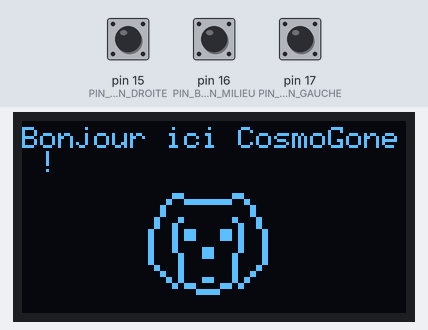
A sketch run on a simulated Arduino Uno, built with avr-gcc and run on an emulated ATmega328P. On the bench: 128×64 one-colour display. Inputs (shaded band) come from the test bench; at power-on: pin 17 (PIN_BOUTON_GAUCHE) HIGH, pin 16 (PIN_BOUTON_MILIEU) HIGH, pin 15 (PIN_BOUTON_DROITE) HIGH.

Above: at 1.2 s.
1.3 s: pin 17 (PIN_BOUTON_GAUCHE) pulled LOW for 0.15 s
At 2.7 s:
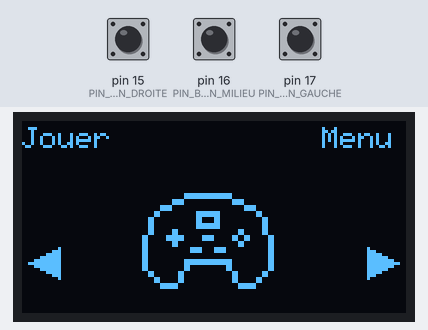
3.0 s: pin 16 (PIN_BOUTON_MILIEU) pulled LOW for 1 s
At 4.3 s:
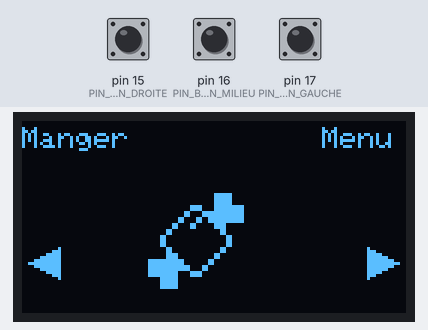
5.5 s: pin 15 (PIN_BOUTON_DROITE) pulled LOW for 0.15 s
At 6.2 s:
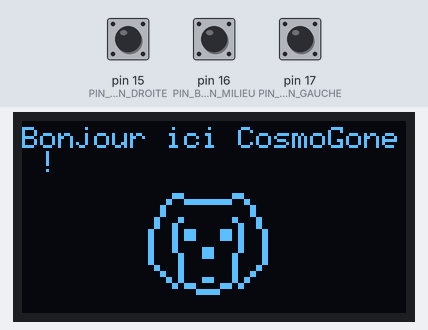
7.2 s: pin 17 (PIN_BOUTON_GAUCHE) pulled LOW for 1 s
At 8.6 s:
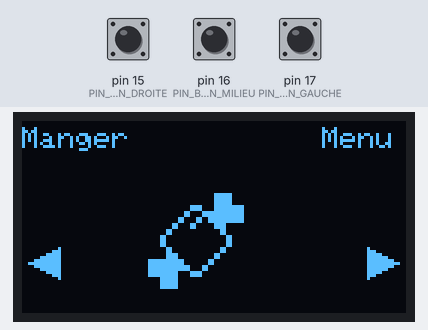
9.7 s: pin 15 (PIN_BOUTON_DROITE) pulled LOW for 1 s
At 10.6 s:
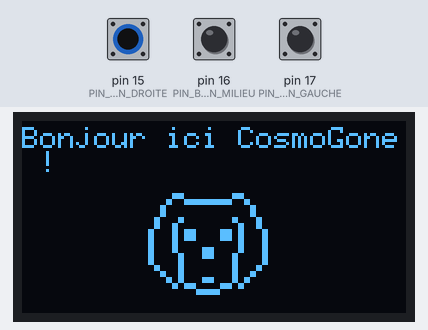
Timing chart, 0 to 12.7 s (numbered marks = the images above; inputs shaded):
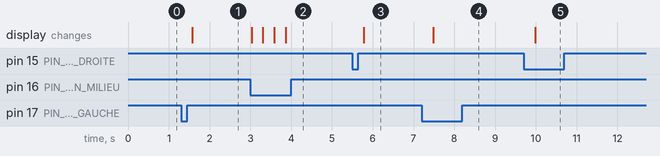

Measured:
- after the input at 1.3 s, the display: changes after 0.28 s (image 1)
- after the input at 3.0 s, the display: changes at once (image 2)
- after the input at 5.5 s, the display: changes after 0.28 s (image 3)
- after the input at 7.2 s, the display: changes after 0.28 s (image 4)
- after the input at 9.7 s, the display: changes after 0.28 s (image 5)

The sketch:

crashtest.ino
```cpp
#include <SPI.h>
#include <Wire.h>
#include <Adafruit_GFX.h>
#include <Adafruit_SSD1306.h>

enum EtatAffichage { AFFICHER_MENU };

#define SCREEN_WIDTH 128
#define SCREEN_HEIGHT 64

#define brocheResetOLED    -1
#define adresseI2CecranOLED 0x3C

const int PIN_BOUTON_MILIEU = 16;
const int PIN_BOUTON_GAUCHE = 17;
const int PIN_BOUTON_DROITE = 15;

Adafruit_SSD1306 display(SCREEN_WIDTH, SCREEN_HEIGHT, &Wire, brocheResetOLED);

const unsigned char Tcosmo [] PROGMEM = {
	0x00, 0xf0, 0x00, 0x0f, 0x00, 0x00, 0xf0, 0x00, 0x0f, 0x00, 0x03, 0x0f, 0xff, 0xf0, 0xc0, 0x03,
	0x0f, 0xff, 0xf0, 0xc0, 0x0c, 0x00, 0x00, 0x00, 0x30, 0x0c, 0x00, 0x00, 0x00, 0x30, 0x0c, 0x00,
	0x00, 0x00, 0x30, 0x0c, 0x00, 0x00, 0x00, 0x30, 0x30, 0x30, 0x00, 0x0c, 0x0c, 0x30, 0x30, 0x00,
	0x0c, 0x0c, 0x30, 0xc0, 0x00, 0x03, 0x0c, 0x30, 0xc0, 0x00, 0x03, 0x0c, 0xc0, 0xcf, 0x00, 0xf3,
	0x03, 0xc0, 0xcf, 0x00, 0xf3, 0x03, 0xc0, 0xcf, 0x00, 0xf3, 0x03, 0xc0, 0xcf, 0x00, 0xf3, 0x03,
	0xc0, 0xc0, 0x00, 0x03, 0x03, 0xc0, 0xc0, 0x00, 0x03, 0x03, 0xc0, 0xc0, 0x3c, 0x03, 0x03, 0xc0,
	0xc0, 0x3c, 0x03, 0x03, 0xc0, 0x30, 0x3c, 0x0c, 0x03, 0xc0, 0x30, 0x3c, 0x0c, 0x03, 0xc0, 0x30,
	0x00, 0x0c, 0x03, 0xc0, 0x30, 0x00, 0x0c, 0x03, 0x30, 0x30, 0x00, 0x0c, 0x0c, 0x30, 0x30, 0x00,
	0x0c, 0x0c, 0x0c, 0x30, 0x00, 0x0c, 0x30, 0x0c, 0x30, 0x00, 0x0c, 0x30, 0x03, 0x30, 0x3c, 0x0c,
	0xc0, 0x03, 0x30, 0x3c, 0x0c, 0xc0, 0x00, 0xcf, 0x00, 0xf3, 0x00, 0x00, 0xcf, 0x00, 0xf3, 0x00,
	0x00, 0x00, 0xff, 0x00, 0x00, 0x00, 0x00, 0xff, 0x00, 0x00
};
const unsigned char Tfood [] PROGMEM = {
	0x00, 0x00, 0x03, 0xf0, 0x00, 0x00, 0x03, 0xf0, 0x00, 0x00, 0x03, 0xf0, 0x00, 0x00, 0x03, 0xf0,
	0x00, 0x03, 0xc3, 0xff, 0x00, 0x03, 0xc3, 0xff, 0x00, 0x0c, 0x3f, 0xff, 0x00, 0x0c, 0x3f, 0xff,
	0x00, 0x30, 0xcf, 0xff, 0x00, 0x30, 0xcf, 0xff, 0x00, 0xc3, 0x03, 0xc0, 0x00, 0xc3, 0x03, 0xc0,
	0x03, 0x00, 0x00, 0xc0, 0x03, 0x00, 0x00, 0xc0, 0x0c, 0x00, 0x00, 0x30, 0x0c, 0x00, 0x00, 0x30,
	0x0c, 0x00, 0x00, 0x30, 0x0c, 0x00, 0x00, 0x30, 0x03, 0x00, 0x00, 0xc0, 0x03, 0x00, 0x00, 0xc0,
	0x03, 0xc0, 0x03, 0x00, 0x03, 0xc0, 0x03, 0x00, 0xff, 0xf0, 0x0c, 0x00, 0xff, 0xf0, 0x0c, 0x00,
	0xff, 0xfc, 0x30, 0x00, 0xff, 0xfc, 0x30, 0x00, 0xff, 0xc3, 0xc0, 0x00, 0xff, 0xc3, 0xc0, 0x00,
	0x0f, 0xc0, 0x00, 0x00, 0x0f, 0xc0, 0x00, 0x00, 0x0f, 0xc0, 0x00, 0x00, 0x0f, 0xc0, 0x00, 0x00
};
const unsigned char Tplay [] PROGMEM = {
		0x00, 0x03, 0xff, 0xfc, 0x00, 0x00, 0x00, 0x03, 0xff, 0xfc, 0x00, 0x00, 0x00, 0x3c, 0x00, 0x03,
	0xc0, 0x00, 0x00, 0x3c, 0x00, 0x03, 0xc0, 0x00, 0x03, 0xc0, 0x00, 0x00, 0x3c, 0x00, 0x03, 0xc0,
	0x00, 0x00, 0x3c, 0x00, 0x0c, 0x00, 0x3f, 0xc0, 0x03, 0x00, 0x0c, 0x00, 0x3f, 0xc0, 0x03, 0x00,
	0x30, 0x00, 0x30, 0xc0, 0x00, 0xc0, 0x30, 0x00, 0x30, 0xc0, 0x00, 0xc0, 0x30, 0x00, 0x3f, 0xc0,
	0x00, 0xc0, 0x30, 0x00, 0x3f, 0xc0, 0x00, 0xc0, 0x30, 0x30, 0x00, 0x00, 0xc0, 0xc0, 0x30, 0x30,
	0x00, 0x00, 0xc0, 0xc0, 0xc0, 0xfc, 0x0f, 0x03, 0x30, 0x30, 0xc0, 0xfc, 0x0f, 0x03, 0x30, 0x30,
	0xc0, 0x30, 0x00, 0x00, 0xc0, 0x30, 0xc0, 0x30, 0x00, 0x00, 0xc0, 0x30, 0xc0, 0x00, 0xf0, 0xf0,
	0x00, 0x30, 0xc0, 0x00, 0xf0, 0xf0, 0x00, 0x30, 0xc0, 0x00, 0x00, 0x00, 0x00, 0x30, 0xc0, 0x00,
	0x00, 0x00, 0x00, 0x30, 0xc0, 0x03, 0xff, 0xfc, 0x00, 0x30, 0xc0, 0x03, 0xff, 0xfc, 0x00, 0x30,
	0xc0, 0x03, 0x00, 0x0c, 0x00, 0x30, 0xc0, 0x03, 0x00, 0x0c, 0x00, 0x30, 0x30, 0x0c, 0x00, 0x03,
	0x00, 0xc0, 0x30, 0x0c, 0x00, 0x03, 0x00, 0xc0, 0x0c, 0x0c, 0x00, 0x03, 0x03, 0x00, 0x0c, 0x0c,
	0x00, 0x03, 0x03, 0x00, 0x03, 0xf0, 0x00, 0x00, 0xfc, 0x00, 0x03, 0xf0, 0x00, 0x00, 0xfc, 0x00
};
const unsigned char Tsettings [] PROGMEM = {
0x00, 0x03, 0xc0, 0x00, 0x00, 0x03, 0xc0, 0x00, 0x00, 0x0f, 0xf0, 0x00, 0x00, 0x0f, 0xf0, 0x00,
	0x03, 0xcf, 0xf3, 0xc0, 0x03, 0xcf, 0xf3, 0xc0, 0x0f, 0xff, 0xff, 0xf0, 0x0f, 0xff, 0xff, 0xf0,
	0x0f, 0xff, 0xff, 0xf0, 0x0f, 0xff, 0xff, 0xf0, 0x03, 0xff, 0xff, 0xc0, 0x03, 0xff, 0xff, 0xc0,
	0x3f, 0xfc, 0x3f, 0xfc, 0x3f, 0xfc, 0x3f, 0xfc, 0xff, 0xf0, 0x0f, 0xff, 0xff, 0xf0, 0x0f, 0xff,
	0xff, 0xf0, 0x0f, 0xff, 0xff, 0xf0, 0x0f, 0xff, 0x3f, 0xfc, 0x3f, 0xfc, 0x3f, 0xfc, 0x3f, 0xfc,
	0x03, 0xff, 0xff, 0xc0, 0x03, 0xff, 0xff, 0xc0, 0x0f, 0xff, 0xff, 0xf0, 0x0f, 0xff, 0xff, 0xf0,
	0x0f, 0xff, 0xff, 0xf0, 0x0f, 0xff, 0xff, 0xf0, 0x03, 0xcf, 0xf3, 0xc0, 0x03, 0xcf, 0xf3, 0xc0,
	0x00, 0x0f, 0xf0, 0x00, 0x00, 0x0f, 0xf0, 0x00, 0x00, 0x03, 0xc0, 0x00, 0x00, 0x03, 0xc0, 0x00
};
const unsigned char Tbathroom [] PROGMEM = {
	0x00, 0xf0, 0x00, 0x00, 0x00, 0x00, 0xf0, 0x00, 0x00, 0x00, 0x03, 0x0c, 0x00, 0x00, 0x00, 0x03,
	0x0c, 0x00, 0x00, 0x00, 0x0c, 0x0c, 0x00, 0x00, 0x00, 0x0c, 0x0c, 0x00, 0x00, 0x00, 0x0c, 0x3f,
	0x00, 0x00, 0x00, 0x0c, 0x3f, 0x00, 0x00, 0x00, 0x0c, 0x00, 0x00, 0x00, 0x00, 0x0c, 0x00, 0x00,
	0x00, 0x00, 0x0c, 0x00, 0x00, 0x00, 0x00, 0x0c, 0x00, 0x00, 0x00, 0x00, 0x0c, 0x00, 0x00, 0x00,
	0x00, 0x0c, 0x00, 0x00, 0x00, 0x00, 0x0f, 0x00, 0x00, 0x00, 0x00, 0x0f, 0x00, 0x00, 0x00, 0x00,
	0x0c, 0x00, 0x00, 0x00, 0x00, 0x0c, 0x00, 0x00, 0x00, 0x00, 0x3f, 0xff, 0xff, 0xff, 0x00, 0x3f,
	0xff, 0xff, 0xff, 0x00, 0xc0, 0x00, 0x00, 0x00, 0xc0, 0xc0, 0x00, 0x00, 0x00, 0xc0, 0x3f, 0xff,
	0xff, 0xff, 0x00, 0x3f, 0xff, 0xff, 0xff, 0x00, 0x30, 0x00, 0x00, 0x03, 0x00, 0x30, 0x00, 0x00,
	0x03, 0x00, 0x30, 0x00, 0x00, 0x03, 0x00, 0x30, 0x00, 0x00, 0x03, 0x00, 0x30, 0x00, 0x00, 0x03,
	0x00, 0x30, 0x00, 0x00, 0x03, 0x00, 0x30, 0x00, 0x00, 0x03, 0x00, 0x30, 0x00, 0x00, 0x03, 0x00,
	0x30, 0x00, 0x00, 0x03, 0x00, 0x30, 0x00, 0x00, 0x03, 0x00, 0x30, 0x00, 0x00, 0x03, 0x00, 0x30,
	0x00, 0x00, 0x03, 0x00, 0x0c, 0x00, 0x00, 0x0c, 0x00, 0x0c, 0x00, 0x00, 0x0c, 0x00, 0x0c, 0x00,
	0x00, 0x0c, 0x00, 0x0c, 0x00, 0x00, 0x0c, 0x00, 0x03, 0x00, 0x00, 0x30, 0x00, 0x03, 0x00, 0x00,
	0x30, 0x00, 0x00, 0xff, 0xff, 0xc0, 0x00, 0x00, 0xff, 0xff, 0xc0, 0x00, 0x00, 0x30, 0x03, 0x00,
	0x00, 0x00, 0x30, 0x03, 0x00, 0x00
};
const unsigned char FDroite [] PROGMEM = {
    0x80, 0x00, 0xe0, 0x00, 0xf8, 0x00, 0xfe, 0x00, 0xff, 0x80, 0xff, 0xe0, 0xff, 0x80, 0xfe, 0x00,
    0xf8, 0x00, 0xe0, 0x00, 0x80, 0x00
};
const unsigned char FGauche [] PROGMEM = {
    0x00, 0x20, 0x00, 0xe0, 0x03, 0xe0, 0x0f, 0xe0, 0x3f, 0xe0, 0xff, 0xe0, 0x3f, 0xe0, 0x0f, 0xe0,
    0x03, 0xe0, 0x00, 0xe0, 0x00, 0x20
};

const unsigned char BSalleDeJeux [] PROGMEM = {
	0xff, 0xff, 0xff, 0xff, 0xff, 0xdf, 0xff, 0xff, 0xff, 0xff, 0xf7, 0xff, 0xff, 0xff, 0xff, 0xff,
	0xff, 0xff, 0xff, 0xff, 0xff, 0xdf, 0xff, 0xff, 0xff, 0xff, 0xf7, 0xff, 0xff, 0xff, 0xff, 0xff,
	0xff, 0xff, 0xff, 0xff, 0xff, 0xdf, 0xff, 0xff, 0xff, 0xff, 0xf7, 0xff, 0xff, 0xff, 0xff, 0xff,
	0xff, 0xff, 0xff, 0xff, 0xff, 0xdf, 0xff, 0xff, 0xff, 0xff, 0xf7, 0xff, 0xff, 0xff, 0xff, 0xff,
	0xff, 0xff, 0xff, 0xff, 0xff, 0xdf, 0xff, 0xff, 0xff, 0xff, 0xf7, 0xff, 0xff, 0xff, 0xff, 0xff,
	0xff, 0xff, 0xff, 0xff, 0xff, 0xdf, 0xff, 0xff, 0xff, 0xff, 0xf7, 0xff, 0xff, 0xff, 0xff, 0xff,
	0xff, 0xff, 0xff, 0xff, 0xff, 0xdf, 0xff, 0xff, 0xff, 0xff, 0xf7, 0xff, 0xff, 0xff, 0xff, 0xff,
	0xff, 0xff, 0xff, 0xff, 0xff, 0xdf, 0xff, 0xff, 0xff, 0xff, 0xf7, 0xff, 0xff, 0xff, 0xff, 0xff,
	0xff, 0xff, 0xff, 0xff, 0xff, 0xdf, 0xff, 0xff, 0xff, 0xff, 0xf7, 0xff, 0xff, 0xff, 0xff, 0xff,
	0xff, 0xff, 0xff, 0xff, 0xff, 0xdf, 0xff, 0xff, 0xff, 0xff, 0xf7, 0xff, 0xff, 0xff, 0xff, 0xff,
	0xff, 0xff, 0xff, 0xff, 0xff, 0xdf, 0xff, 0xff, 0xff, 0xff, 0xf7, 0xff, 0xff, 0xff, 0xff, 0xff,
	0xff, 0xff, 0xff, 0xff, 0xff, 0xdf, 0xff, 0xff, 0xff, 0xff, 0xf7, 0xff, 0xff, 0xff, 0xff, 0xff,
	0xff, 0xff, 0xff, 0xff, 0xff, 0xdf, 0xff, 0xff, 0xff, 0xff, 0xf7, 0xff, 0xff, 0xff, 0xff, 0xff,
	0xff, 0xff, 0xff, 0xff, 0xff, 0xdf, 0xff, 0xff, 0xff, 0xff, 0xf7, 0xff, 0xff, 0xff, 0xff, 0xff,
	0xff, 0xff, 0xff, 0xff, 0xff, 0xdf, 0xff, 0xff, 0xff, 0xff, 0xf7, 0xff, 0xff, 0xff, 0xff, 0xff,
	0xff, 0xff, 0xff, 0xff, 0xff, 0xdf, 0xff, 0xff, 0xff, 0xff, 0xf7, 0xff, 0xff, 0xff, 0xff, 0xff,
	0x00, 0x00, 0x00, 0x00, 0x00, 0x00, 0x00, 0x00, 0x00, 0x00, 0x00, 0x00, 0x00, 0x00, 0x00, 0x00,
	0xff, 0xff, 0xff, 0xff, 0xff, 0xff, 0xff, 0xff, 0xff, 0xff, 0xff, 0xff, 0xff, 0xff, 0xff, 0xff,
	0x80, 0x03, 0xff, 0xff, 0xff, 0xff, 0xff, 0xff, 0xff, 0xff, 0xff, 0xff, 0xff, 0xff, 0xff, 0xff,
	0xbb, 0xfb, 0xff, 0xff, 0xff, 0xff, 0xff, 0xff, 0xff, 0xff, 0xff, 0xff, 0xff, 0xff, 0xf0, 0x1f,
	0xa0, 0x03, 0xff, 0xff, 0xff, 0xff, 0xff, 0xff, 0xff, 0xff, 0xff, 0xff, 0xff, 0xff, 0xef, 0x8f,
	0xaf, 0xf7, 0xff, 0xff, 0xff, 0xff, 0xff, 0xff, 0xff, 0xff, 0xff, 0xff, 0xe0, 0xff, 0xd8, 0xc7,
	0xaf, 0xd7, 0xff, 0xff, 0xff, 0xff, 0xff, 0xff, 0xff, 0xff, 0xff, 0xff, 0xc0, 0x7f, 0xb7, 0x63,
	0xaf, 0xd7, 0xff, 0xff, 0xff, 0xff, 0xff, 0xff, 0xff, 0xff, 0xff, 0xff, 0xc0, 0x7f, 0x2f, 0xb3,
	0xaf, 0xd7, 0xff, 0xff, 0xff, 0xff, 0xff, 0xff, 0xff, 0xff, 0xff, 0xff, 0x8e, 0x3f, 0x19, 0xd3,
	0xa0, 0x07, 0xff, 0xff, 0xff, 0xff, 0xff, 0xff, 0xff, 0xff, 0xff, 0xff, 0x80, 0x3f, 0x00, 0xd3,
	0xb7, 0x17, 0xff, 0xff, 0xff, 0xff, 0xff, 0xff, 0xfe, 0x00, 0x00, 0x03, 0xc0, 0x7f, 0x19, 0xd3,
	0xa8, 0xeb, 0xff, 0xff, 0xff, 0xff, 0xff, 0xff, 0xff, 0xff, 0xff, 0xff, 0xc0, 0x7f, 0x2f, 0xb3,
	0xb0, 0xe9, 0xff, 0xff, 0xff, 0xff, 0xff, 0xff, 0xff, 0xff, 0xff, 0xff, 0xe0, 0xff, 0xb7, 0x63,
	0xbb, 0xfd, 0xff, 0xff, 0xff, 0xff, 0xff, 0xff, 0xfe, 0x00, 0x00, 0x03, 0xff, 0xff, 0xd8, 0xc7,
	0xbb, 0xad, 0xff, 0xff, 0xff, 0xff, 0xff, 0xff, 0xff, 0xff, 0xff, 0xff, 0xff, 0xff, 0xef, 0x8f,
	0xbb, 0xdd, 0xff, 0xff, 0xff, 0xff, 0xff, 0xff, 0xff, 0xff, 0xff, 0xff, 0xff, 0xff, 0xf0, 0x1f,
	0xb9, 0x89, 0xff, 0xff, 0xff, 0xff, 0xff, 0xff, 0xfe, 0x00, 0x00, 0x03, 0xff, 0xff, 0xff, 0xff,
	0x80, 0x01, 0xff, 0xff, 0xff, 0xff, 0xff, 0xff, 0xff, 0x80, 0xf8, 0x1b, 0xff, 0xff, 0xff, 0xff,
	0xff, 0xff, 0xff, 0xff, 0xff, 0xff, 0xff, 0xff, 0xfe, 0x7f, 0xff, 0xe3, 0xff, 0xff, 0xff, 0xff,
	0xff, 0xff, 0xff, 0xff, 0xff, 0xff, 0xff, 0xff, 0xfe, 0x7f, 0xff, 0xe3, 0xff, 0xff, 0xff, 0xff,
	0xff, 0x7f, 0xff, 0xff, 0xff, 0xff, 0xff, 0xff, 0xfe, 0x7f, 0xff, 0xe3, 0xff, 0xff, 0xff, 0xff,
	0xff, 0x3e, 0x7f, 0xff, 0xff, 0xff, 0xff, 0xf8, 0x3e, 0x7f, 0xff, 0xe3, 0xff, 0xff, 0xff, 0xff,
	0xff, 0x9c, 0xff, 0xff, 0xff, 0xff, 0xff, 0xf0, 0x1e, 0x7f, 0xff, 0xe3, 0xff, 0xff, 0xff, 0xff,
	0xff, 0xcb, 0xff, 0xff, 0xff, 0xff, 0xff, 0xf0, 0x1f, 0x80, 0xf8, 0x1b, 0xff, 0xff, 0xff, 0xff,
	0xfc, 0x00, 0x7f, 0xff, 0xff, 0xff, 0xff, 0xe3, 0x8e, 0x80, 0x88, 0x13, 0xff, 0xff, 0xff, 0xff,
	0xfa, 0x7f, 0xbf, 0xff, 0xff, 0xff, 0xff, 0xe0, 0x0f, 0x87, 0xfe, 0x1f, 0xff, 0xff, 0xff, 0xff,
	0xfa, 0x3f, 0x3f, 0xf8, 0x00, 0x0f, 0xff, 0xf0, 0x1f, 0x87, 0xfe, 0x1f, 0xff, 0xff, 0xff, 0xff,
	0xf8, 0x3f, 0x3f, 0xe7, 0xe7, 0xe7, 0xff, 0xf0, 0x1f, 0x87, 0xfe, 0x1f, 0xff, 0xff, 0xff, 0xff,
	0xf0, 0x3f, 0x3f, 0xdf, 0xe7, 0xf3, 0xff, 0xf8, 0x3f, 0xff, 0xff, 0xff, 0xff, 0xff, 0xff, 0xff,
	0xe0, 0x3f, 0x3f, 0xdf, 0xe7, 0xf3, 0xff, 0xff, 0xff, 0xff, 0xff, 0xff, 0xff, 0xff, 0xff, 0xff,
	0x8a, 0x00, 0x3f, 0xdf, 0xe7, 0xf3, 0xff, 0xff, 0xff, 0xff, 0xff, 0xff, 0xff, 0xff, 0xff, 0xff,
	0x3c, 0x00, 0x7c, 0x1f, 0xc3, 0xf0, 0x7f, 0xff, 0xff, 0xff, 0xff, 0xff, 0xff, 0xff, 0xff, 0xff,
	0x78, 0x00, 0x1d, 0x8f, 0xbd, 0xc6, 0x7f, 0xff, 0xff, 0xff, 0xff, 0xff, 0xff, 0xff, 0xff, 0xff,
	0x67, 0xff, 0xcd, 0xc0, 0x00, 0x1e, 0x7f, 0xff, 0xff, 0xfc, 0x00, 0x01, 0xff, 0xff, 0xff, 0xff,
	0xe8, 0x00, 0x2e, 0xff, 0xff, 0xfc, 0xff, 0xff, 0xff, 0xc3, 0xff, 0xfe, 0x1f, 0xff, 0xff, 0xff,
	0xf7, 0xff, 0xdf, 0x7f, 0xff, 0xf9, 0xff, 0xff, 0xff, 0x3f, 0x00, 0x01, 0xe7, 0xff, 0xff, 0xff,
	0xf8, 0x00, 0x7f, 0x00, 0x00, 0x01, 0xff, 0xff, 0xfe, 0xfe, 0xff, 0xfe, 0xfb, 0xff, 0xff, 0xff,
	0xfd, 0xd7, 0x7f, 0xdb, 0xee, 0x73, 0xff, 0xff, 0xff, 0x3f, 0x00, 0x01, 0xe7, 0xff, 0xff, 0xff,
	0xfd, 0xd7, 0x7f, 0xd7, 0xf6, 0xb7, 0xff, 0xff, 0xff, 0xc3, 0xff, 0xfe, 0x1f, 0xff, 0xff, 0xff,
	0xfe, 0x38, 0xff, 0xcf, 0xf8, 0xc7, 0xff, 0xff, 0xff, 0xfc, 0x00, 0x01, 0xff, 0xff, 0xff, 0xff,
	0xff, 0xff, 0xff, 0xff, 0xff, 0xff, 0xff, 0xff, 0xff, 0xff, 0xff, 0xff, 0xff, 0xff, 0xff, 0xff,
	0x00, 0x00, 0x00, 0x00, 0x00, 0x00, 0x00, 0x00, 0x00, 0x00, 0x00, 0x00, 0x00, 0x00, 0x00, 0x00,
	0xff, 0xff, 0xff, 0xfe, 0xff, 0xff, 0xff, 0xfe, 0xff, 0xff, 0xff, 0xfe, 0xff, 0xff, 0xff, 0xff,
	0xff, 0xff, 0xff, 0xfe, 0xff, 0xff, 0xff, 0xfe, 0xff, 0xff, 0xff, 0xfe, 0xff, 0xff, 0xff, 0xff,
	0xff, 0xff, 0xff, 0xfe, 0xff, 0xff, 0xff, 0xfe, 0xff, 0xff, 0xff, 0xfe, 0xff, 0xff, 0xff, 0xff,
	0xff, 0xff, 0xff, 0xfe, 0xff, 0xff, 0xff, 0xfe, 0xff, 0xff, 0xff, 0xfe, 0xff, 0xff, 0xff, 0xff,
	0xff, 0xff, 0xff, 0xfe, 0xff, 0xff, 0xff, 0xfe, 0xff, 0xff, 0xff, 0xfe, 0xff, 0xff, 0xff, 0xff,
	0xff, 0xff, 0xff, 0xfe, 0xff, 0xff, 0xff, 0xfe, 0xff, 0xff, 0xff, 0xfe, 0xff, 0xff, 0xff, 0xff
};

bool cosmoBienvenueAffiche = true;
bool menuAffiche = false; // Indique si le menu est actuellement affiché ou non
bool SalledeJeuxAffiche = false;
bool salleDeJeuxAffiche = false; // Indique si l'écran de la salle de jeux est affiché
bool boutonGaucheAppuye = false; // Indique si le bouton gauche est appuyé
bool boutonDroitAppuye = false; // Indique si le bouton droit est appuyé
int selectionMenu = 0; // Indique l'élément actuellement sélectionné dans le menu


void CosmoBienvenue() {
    display.clearDisplay();
    display.setTextSize(1);
    display.setTextColor(WHITE);
    display.setCursor(0, 2);
    display.println("Bonjour ici CosmoGone !");
    display.drawBitmap(42, 24, Tcosmo, 40, 34, WHITE);
    display.display();
}

void afficherMenuPrincipal() {
    display.clearDisplay();

    // Affichez le bouton du milieu
    display.setTextSize(1);
    display.setTextColor(WHITE);
    display.setCursor(100, 2);
    display.print("Menu");

    // Affichez le bouton gauche et le bouton droit
    display.drawBitmap(2, 42, FGauche, 11, 11, WHITE);
    display.drawBitmap(115, 42, FDroite, 11, 11, WHITE);

    // Afficher les éléments du menu
    switch (selectionMenu) {
        case 0: // Jouer
            display.drawBitmap(40, 24, Tplay, 44, 32, WHITE);
            display.setTextSize(1);
            display.setTextColor(WHITE);
            display.setCursor(0, 2);
            display.println("Jouer");
            break;
        case 1: // Manger
            display.drawBitmap(42, 24, Tfood, 32, 32, WHITE);
            display.setTextSize(1);
            display.setTextColor(WHITE);
            display.setCursor(0, 2);
            display.println("Manger");
            break;
        case 2: // Laver
            display.drawBitmap(42, 18, Tbathroom, 34, 46, WHITE);
            display.setTextSize(1);
            display.setTextColor(WHITE);
            display.setCursor(0, 2);
            display.println("Laver");
            break;
        case 3: // Parametres
            display.drawBitmap(42, 24, Tsettings, 32, 32, WHITE);
            display.setTextSize(1);
            display.setTextColor(WHITE);
            display.setCursor(0, 2);
            display.println("Parametres");
            break;
    }

    // Affichage sur l'écran
    display.display();
}

void SalleDeJeux() {
  display.clearDisplay();
  display.drawBitmap(1, 0, BSalleDeJeux, 128, 64, WHITE);
  display.display();
}

void validerTplay() {
    // Attendre que le bouton gauche soit relâché
    while (digitalRead(PIN_BOUTON_GAUCHE) == LOW) {
        // Attendre que le bouton soit relâché avant de continuer
    }

    // Attendre que le bouton gauche soit pressé pour afficher la salle de jeux
    while (digitalRead(PIN_BOUTON_GAUCHE) == HIGH) {
        // Attendre que le bouton soit à nouveau pressé avant de continuer
    }

    // Afficher la salle de jeux lorsque le bouton gauche est pressé
    salleDeJeuxAffiche = true;
    SalleDeJeux(); // Afficher la salle de jeux

    // Attendre que le bouton droit soit pressé pour revenir au menu principal
    while (digitalRead(PIN_BOUTON_DROITE) == HIGH) {
        // Attendre que le bouton soit à nouveau pressé avant de continuer
    }

    // Lorsque le bouton droit est pressé, revenir au menu principal
    salleDeJeuxAffiche = false;
    afficherMenuPrincipal();
}


void setup() {
    pinMode(PIN_BOUTON_MILIEU, INPUT_PULLUP);
    pinMode(PIN_BOUTON_GAUCHE, INPUT_PULLUP);
    pinMode(PIN_BOUTON_DROITE, INPUT_PULLUP);
    display.begin(SSD1306_SWITCHCAPVCC, adresseI2CecranOLED);
    display.clearDisplay();
    CosmoBienvenue(); // Affiche l'écran de bienvenue au démarrage
    Serial.begin(9600);
}

void loop() {
    // Si le bouton du milieu est pressé et que le menu n'est pas déjà affiché, affichez-le
    if (digitalRead(PIN_BOUTON_GAUCHE) == LOW && !menuAffiche) {
        delay(250); // Délai pour éviter la détection multiple de l'appui sur le bouton
        menuAffiche = true;
        afficherMenuPrincipal();
    }

    // Si le menu est affiché, vérifiez les boutons gauche et droit pour naviguer dans le menu
    if (menuAffiche) {
        // Vérifiez si le bouton droit est pressé
        if (digitalRead(PIN_BOUTON_MILIEU) == LOW) {
            // Sélectionner l'élément suivant dans le menu
            selectionMenu = (selectionMenu + 1) % 3;
            afficherMenuPrincipal();
            delay(250); // Délai pour éviter la détection multiple de l'appui sur le bouton
        }

        // Si le bouton de DROITE est pressé alors que le menu est affiché, cachez-le
        if (digitalRead(PIN_BOUTON_DROITE) == LOW) {
            delay(250); // Délai pour éviter la détection multiple de l'appui sur le bouton
            menuAffiche = false;
            CosmoBienvenue();
        }

        // Si le bouton gauche est appuyé et que la sélection du menu est sur Tplay
        if (digitalRead(PIN_BOUTON_GAUCHE) == LOW && selectionMenu == 0) {
            validerTplay(); // Afficher la salle de jeux si Tplay est sélectionné
        }
    }
}
```
